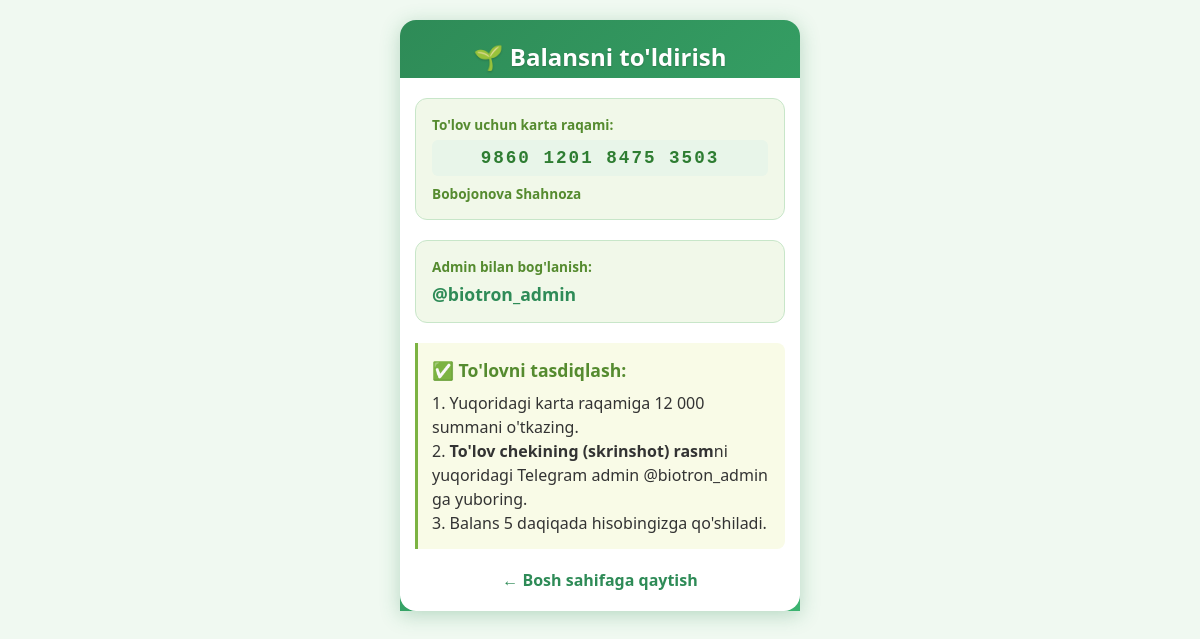
Screenshot of /balans-toldirish/ with the database file from the repository.
### core/models.py (models this page shows, shortened)
class PaymentSettings(models.Model):
    title = models.CharField(max_length=100, default="Balansni to'ldirish")
    user_label = models.CharField(max_length=100, default="Foydalanuvchi:")
    card_label = models.CharField(max_length=100, default="To'lov uchun karta raqami:")
    card_number = models.CharField(max_length=20, default="8600 1234 5678 9012")
    card_type = models.CharField(max_length=50, default="Humo / UzCard")
    admin_label = models.CharField(max_length=100, default="Admin bilan bog'lanish:")
    admin_telegram = models.CharField(max_length=100, default="@biotron_admin")
    admin_telegram_link = models.URLField(default="https://t.me/biotron_admin")
    instruction_title = models.CharField(max_length=100, default="✅ To'lovni tasdiqlash:")
    instruction_text = models.TextField(
        default="1. Yuqoridagi karta raqamiga kerakli summani o'tkazing.<br>\n"
                "2. <strong>To'lov chekining (skrinshot) rasm</strong>ni yuqoridagi Telegram admin @biotron_admin ga yuboring.<br>\n"
                "3. Balans 5 daqiqada hisobingizga qo'shiladi."
    )
    class Meta:
        verbose_name = "To'lov sozlamasi"
        verbose_name_plural = "To'lov sozlamalari"

### core/views.py (the view)
# urls.py: path("balans-toldirish/", views.top_up_balance, name="top_up_balance"),
def top_up_balance(request):
    tg_id = request.GET.get('id')
    user = None
    if tg_id and tg_id.isdigit():
        user = get_object_or_404(User, tg_id=int(tg_id))
    else:
        user = type('obj', (object,), {'full_name': 'Mehmon foydalanuvchi'})
    settings = PaymentSettings.objects.first()
    if not settings:
        settings = PaymentSettings.objects.create()
    return render(request, 'top_up_balance.html', {
        'user': user,
        'tg_id': tg_id,
        'settings': settings,
    })

### core/templates/top_up_balance.html (shortened to what this page needs)
{% load static %}
<!DOCTYPE html>
<html lang="uz">
<head>
</head>
<body>
    <div class="container">
        <div class="header">
            <h1>🌱 {{ settings.title }}</h1>
        </div>
        <div class="content">
            <div class="info-box">
                <div class="info-label">{{ settings.card_label }}</div>
                <div class="info-value">
                    <div class="card-number">{{ settings.card_number }}</div>
                    <div style="margin-top: 8px; font-size: 0.85rem; color: #558b2f;">
                        {{ settings.card_type }}
                    </div>
                </div>
            </div>
            <div class="info-box">
                <div class="info-label">{{ settings.admin_label }}</div>
                <div class="info-value">
                    <a href="{{ settings.admin_telegram_link }}" target="_blank" class="telegram-link">
                        {{ settings.admin_telegram }}
                    </a>
                </div>
            </div>
            <div class="instructions">
                <h3>{{ settings.instruction_title }}</h3>
                <p>{{ settings.instruction_text|safe }}</p>
            </div>
            <a href="/?id={{ tg_id }}" class="back-link">← Bosh sahifaga qaytish</a>
        </div>
    </div>
</body>
</html>

### core/templates/top_up_balance.html (style rules this page uses)
* { margin: 0; padding: 0; box-sizing: border-box; font-family: 'Segoe UI', Tahoma, Geneva, Verdana, sans-serif; }
body { background: #f0f9f1; color: #1e3a2f; padding: 20px; display: flex; justify-content: center; align-items: flex-start; min-height: 100vh; }
.container { width: 100%; max-width: 400px; background: linear-gradient(135deg, #2e8b57, #3cb371); border-radius: 16px 16px 0 0; overflow: hidden; box-shadow: 0 4px 20px rgba(46, 139, 87, 0.3); }
.header { padding: 20px; text-align: center; position: relative; color: white; }
.header h1 { font-size: 1.5rem; font-weight: bold; text-shadow: 0 1px 2px rgba(0,0,0,0.2); }
.content { background: white; padding: 20px 15px; margin-top: -15px; border-radius: 0 0 16px 16px; }
.info-box { background: #f1f8e9; border: 1px solid #c8e6c9; border-radius: 12px; padding: 16px; margin-bottom: 20px; }
.info-label { font-size: 0.85rem; color: #558b2f; margin-bottom: 6px; font-weight: 600; }
.info-value { font-size: 1.1rem; font-weight: bold; color: #2e7d32; word-break: break-all; }
.card-number { letter-spacing: 2px; font-family: monospace; text-align: center; padding: 8px 0; background: #e8f5e9; border-radius: 6px; margin-top: 6px; }
.instructions { background: #f9fbe7; border-left: 3px solid #7cb342; padding: 14px; border-radius: 0 8px 8px 0; margin-top: 15px; line-height: 1.5; color: #333; }
.instructions h3 { color: #558b2f; margin-bottom: 8px; font-size: 1.1rem; }
.back-link { display: inline-block; margin-top: 20px; color: #2e8b57; text-decoration: none; font-weight: bold; display: flex; align-items: center; gap: 6px; justify-content: center; }
.telegram-link { color: #2e8b57 !important; text-decoration: none; font-weight: bold; }

### rows the page displays
PaymentSettings: title "Balansni to'ldirish", card_label "To'lov uchun karta raqami:", card_number "9860 1201 8475 3503", card_type "Bobojonova Shahnoza", admin_label "Admin bilan bog'lanish:", admin_telegram "@biotron_admin", instruction_title "✅ To'lovni tasdiqlash:", instruction_text "1. Yuqoridagi karta raqamiga 12 000 summani o'tkazing. 2. To'lov chekining (skrinshot) rasm ni yuqoridagi Telegram admin @biotron_admin ga yuboring. 3. Balans 5 daqiqada hisobingizga qo'shiladi."
